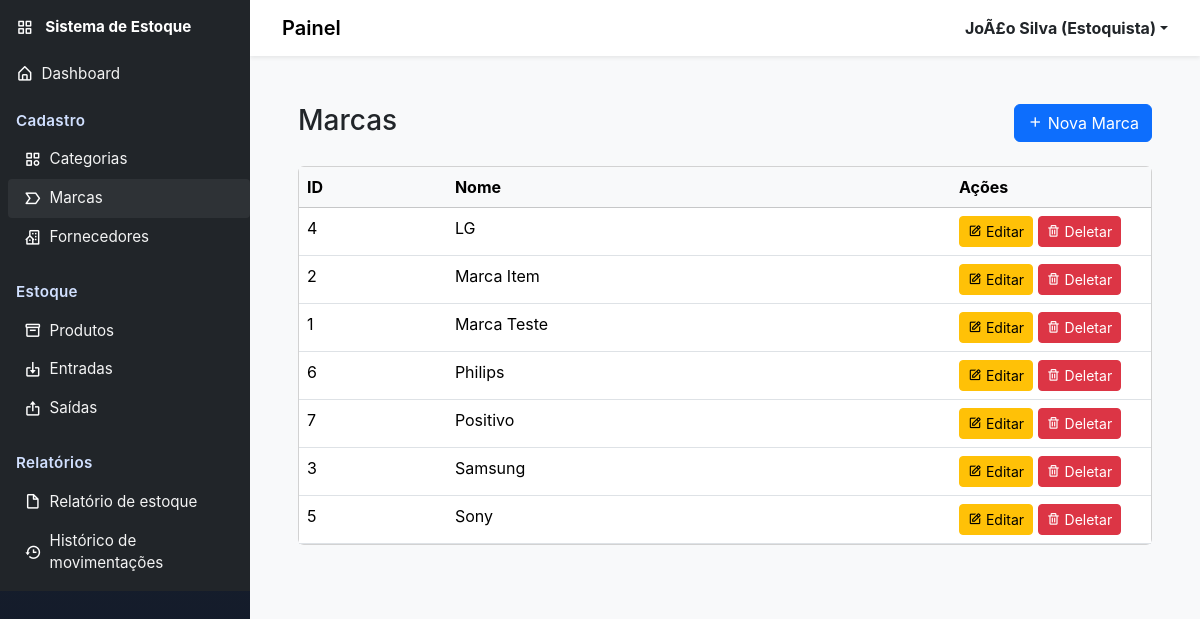
The page /marcas/ (signed in) on the database its author committed.
### usuarios/models.py (models this page shows, shortened)
class Usuario(AbstractBaseUser, PermissionsMixin):
    NIVEL_ADMIN = "admin"
    NIVEL_ESTOQUISTA = "estoquista"
    NIVEL_CAIXA = "caixa"
    NIVEL_CHOICES = [
        (NIVEL_ADMIN, "Admin"),
        (NIVEL_ESTOQUISTA, "Estoquista"),
        (NIVEL_CAIXA, "Caixa"),
    ]
    id = models.AutoField(primary_key=True)
    nome = models.CharField("Nome", max_length=150)
    login = models.CharField("Login", max_length=50, unique=True)
    nivel_acesso = models.CharField(
        "Nível de acesso", max_length=30, choices=NIVEL_CHOICES, default=NIVEL_ESTOQUISTA)
    is_staff = models.BooleanField("Staff", default=False)
    is_active = models.BooleanField("Ativo", default=True)
    data_criacao = models.DateTimeField(
        "Data de criação", default=timezone.now)
    objects = UsuarioManager()
    USERNAME_FIELD = "login"
    REQUIRED_FIELDS = ["nome"]
    class Meta:
        verbose_name = "Usuário"
        verbose_name_plural = "Usuários"

### marcas/models.py (models this page shows, shortened)
class Marca(models.Model):
    id = models.AutoField(primary_key=True)
    nome = models.CharField(max_length=100)
    class Meta:
        verbose_name = "Marca"
        verbose_name_plural = "Marcas"

### marcas/views.py (the view)
# urls.py: path("", views.index, name="index"),
@login_required
def index(request):
    marcas = Marca.objects.all().order_by('nome')
    return render(request, 'marcas/index.html', {'marcas': marcas})

### usuarios/templatetags/access_tags.py (called while the page is built)
@register.simple_tag(takes_context=True)
def has_access(context, allowed_levels):
    request = context.get('request')
    if not request or not hasattr(request, 'user') or not request.user.is_authenticated:
        return False
    nivel = getattr(request.user, 'nivel_acesso', None)
    if not nivel:
        return False
    allowed = [x.strip() for x in allowed_levels.split(',') if x.strip()]
    return nivel in allowed

### templates/marcas/index.html (shortened to what this page needs)
{% extends 'base.html' %}
{% block content %}
<div class="container-fluid p-4">
    <div class="row mb-4">
        <div class="col-md-6">
            <h1 class="h3 mb-0">Marcas</h1>
        </div>
        <div class="col-md-6 text-end">
            <a href="{% url 'marcas:criar' %}" class="btn btn-primary">
                <i class='bx bx-plus'></i> Nova Marca
            </a>
        </div>
    </div>
    <div class="card">
        <div class="table-responsive">
            <table class="table table-hover mb-0">
                <thead class="table-light">
                    <tr>
                        <th>ID</th>
                        <th>Nome</th>
                        <th style="width: 200px;">Ações</th>
                    </tr>
                </thead>
                <tbody>
                    {% for marca in marcas %}
                    <tr>
                        <td>{{ marca.id }}</td>
                        <td>{{ marca.nome }}</td>
                        <td>
                            <a href="{% url 'marcas:editar' marca.id %}" class="btn btn-sm btn-warning">
                                <i class='bx bx-edit'></i> Editar
                            </a>
                            <a href="{% url 'marcas:deletar' marca.id %}" class="btn btn-sm btn-danger">
                                <i class='bx bx-trash'></i> Deletar
                            </a>
                        </td>
                    </tr>
                    {% empty %}
                    <tr>
                        <td colspan="3" class="text-center text-muted py-4">
                            Nenhuma marca cadastrada
                        </td>
                    </tr>
                    {% endfor %}
                </tbody>
            </table>
        </div>
    </div>
</div>
{% endblock %}

### templates/includes/header.html (shortened to what this page needs)
<header class="navbar navbar-expand-lg navbar-light bg-white shadow-sm">
<div class="container-fluid">
<div class="d-flex align-items-center">
	<a class="navbar-brand" href="#">Painel</a>
</div>
<div class="d-flex align-items-center">
<div class="dropdown">
<a class="d-flex align-items-center text-dark text-decoration-none dropdown-toggle" href="#" id="userDropdown" data-bs-toggle="dropdown" aria-expanded="false">
	<strong>
		{% if request.user.is_authenticated %}
			{{ request.user.nome }} {% if request.user.get_nivel_acesso_display %}({{ request.user.get_nivel_acesso_display }}){% endif %}
		{% else %}
			Usuário
		{% endif %}
	</strong>
</a>
</div>
</div>
</div>
</header>

### static/css/style.css (style rules this page uses)
body { font-family: Inter, system-ui, -apple-system, 'Segoe UI', Roboto, 'Helvetica Neue', Arial; background-color: #f8f9fa; }
header.navbar .navbar-brand { font-weight:600 }
@media (min-width: 768px) { header.navbar { padding-left: 1.25rem; padding-right:1.25rem } }

### rows shown on the page
Usuario: user.nome "JoÃ£o Silva", user.nivel_acesso "Estoquista"
Marca: id "4", nome "LG"
Marca: id "2", nome "Marca Item"
Marca: id "1", nome "Marca Teste"
Marca: id "6", nome "Philips"
Marca: id "7", nome "Positivo"
Marca: id "3", nome "Samsung"
Marca: id "5", nome "Sony"
